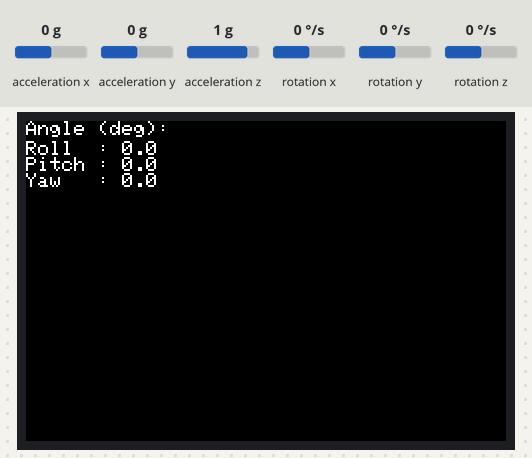
This sketch was run on a simulated ESP32. Parts: 480×320 colour display. Inputs (shaded band) come from the test bench; at power-on: rotation z 0 °/s, acceleration x 0 g, acceleration y 0 g, acceleration z 1 g, rotation x 0 °/s, rotation y 0 °/s.

Above: at 4.6 s.
4.7 s: rotation z set to -192 °/s
At 4.85 s:
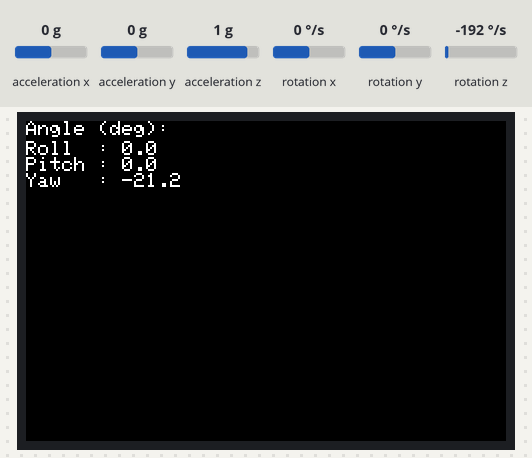
6.2 s: acceleration x set to -1.4 g
At 6.29 s:
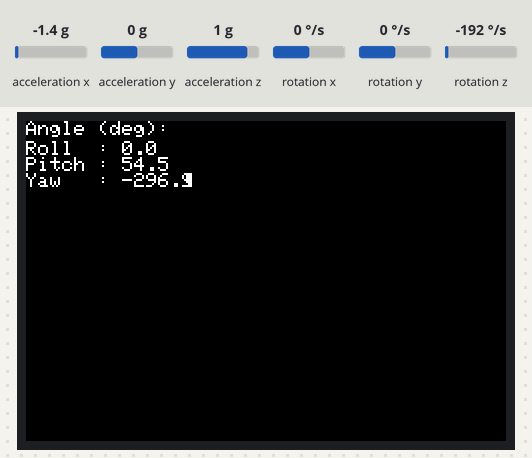
7.7 s: acceleration y set to -1.4 g
At 7.83 s:
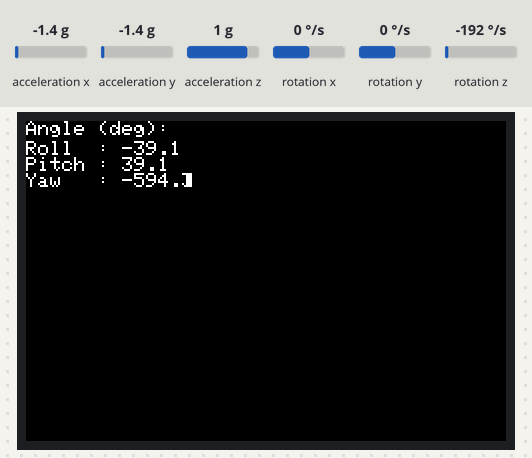
9.2 s: acceleration z set to -1.4 g
At 9.27 s:
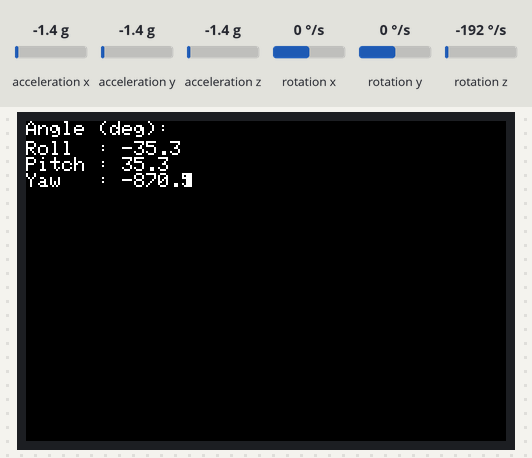
Timing chart, 0 to 11.7 s (numbered marks = the images above; inputs shaded):
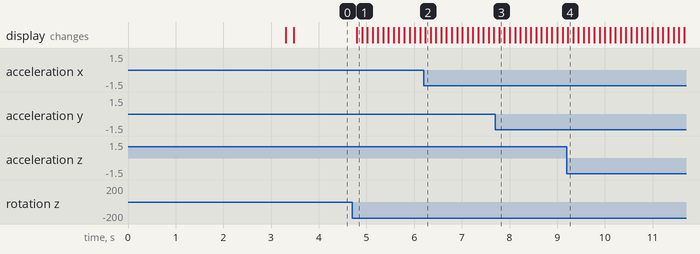

Measured:
- after the input at 4.7 s, the display: changes after 0.10 s (image 1)

The sketch:

imu.ino
```cpp
#include <TFT_eSPI.h>
#include <Wire.h>
#include <MPU6050_tockn.h>

TFT_eSPI tft = TFT_eSPI(320,480);

#define I2C_SDA 9
#define I2C_SCL 10

TwoWire I2C_0 = TwoWire(0);
MPU6050 mpu6050(I2C_0);

void setup() {
  tft.init();
  tft.setRotation(1);
  tft.invertDisplay(1);
  tft.setTextSize(2);
  tft.fillScreen(TFT_BLACK);

  tft.setCursor(0, 0);
  tft.println("MPU6050 Initializing...");
  I2C_0.begin(I2C_SDA, I2C_SCL);
  mpu6050.begin();

  tft.println("Calculating offsets...");
  tft.println("DO NOT MOVE MPU6050...");
  mpu6050.calcGyroOffsets(true);

  tft.println("Done!");
  tft.fillScreen(TFT_BLACK);
}

void loop() {
  mpu6050.update();

  tft.fillRect(80, 20, 80, 60, TFT_BLACK);
  tft.setCursor(0, 0);
  tft.println("Angle (deg):");
  tft.setCursor(0, 20);
  tft.print("Roll  : ");
  tft.println(mpu6050.getAngleX(), 1);
  tft.print("Pitch : ");
  tft.println(mpu6050.getAngleY(), 1);
  tft.print("Yaw   : ");
  tft.println(mpu6050.getAngleZ(), 1);

  delay(100);
}
```
